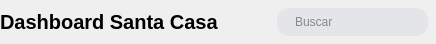
                 <widget class="QWidget" name="header" native="true">
                  <property name="maximumSize">
                   <size>
                    <width>16777215</width>
                    <height>44</height>
                   </size>
                  </property>
                  <layout class="QHBoxLayout" name="horizontalLayout_2">
                   <property name="spacing">
                    <number>50</number>
                   </property>
                   <property name="leftMargin">
                    <number>0</number>
                   </property>
                   <property name="topMargin">
                    <number>0</number>
                   </property>
                   <property name="rightMargin">
                    <number>0</number>
                   </property>
                   <property name="bottomMargin">
                    <number>0</number>
                   </property>
                   <item>
                    <widget class="QLabel" name="label">
                     <property name="styleSheet">
                      <string notr="true">font-weight: 500; font-size: 20px</string>
                     </property>
                     <property name="lineWidth">
                      <number>1</number>
                     </property>
                     <property name="text">
                      <string>Dashboard Santa Casa</string>
                     </property>
                     <property name="textFormat">
                      <enum>Qt::PlainText</enum>
                     </property>
                     <property name="scaledContents">
                      <bool>false</bool>
                     </property>
                     <property name="wordWrap">
                      <bool>false</bool>
                     </property>
                    </widget>
                   </item>
                   <item>
                    <widget class="QWidget" name="buscar" native="true">
                     <layout class="QHBoxLayout" name="horizontalLayout_3">
                      <property name="spacing">
                       <number>0</number>
                      </property>
                      <property name="leftMargin">
                       <number>8</number>
                      </property>
                      <property name="topMargin">
                       <number>8</number>
                      </property>
                      <property name="rightMargin">
                       <number>8</number>
                      </property>
                      <property name="bottomMargin">
                       <number>8</number>
                      </property>
                      <item>
                       <widget class="QWidget" name="buscarInpt" native="true">
                        <property name="styleSheet">
                         <string notr="true">border: none;
border-radius: 12;
background-color: #E3E5E9;
color: #898989;
padding-left: 12px;</string>
                        </property>
                        <layout class="QHBoxLayout" name="horizontalLayout_4">
                         <property name="leftMargin">
                          <number>4</number>
                         </property>
                         <property name="topMargin">
                          <number>4</number>
                         </property>
                         <property name="rightMargin">
                          <number>4</number>
                         </property>
                         <property name="bottomMargin">
                          <number>4</number>
                         </property>
                         <item>
                          <widget class="QLineEdit" name="lineEdit">
                           <property name="maximumSize">
                            <size>
                             <width>16777215</width>
                             <height>28</height>
                            </size>
                           </property>
                           <property name="styleSheet">
                            <string notr="true"/>
                           </property>
                           <property name="text">
                            <string>Buscar</string>
                           </property>
                          </widget>
                         </item>
                         <item>
                          <widget class="QLabel" name="label_2">
                           <property name="maximumSize">
                            <size>
                             <width>32</width>
                             <height>20</height>
                            </size>
                           </property>
                           <property name="text">
                            <string/>
                           </property>
                           <property name="pixmap">
                            <pixmap>../assets/magnifying-glass-solid-full.svg</pixmap>
                           </property>
                           <property name="scaledContents">
                            <bool>true</bool>
                           </property>
                          </widget>
                         </item>
                        </layout>
                       </widget>
                      </item>
                     </layout>
                    </widget>
                   </item>
                  </layout>
                 </widget>
